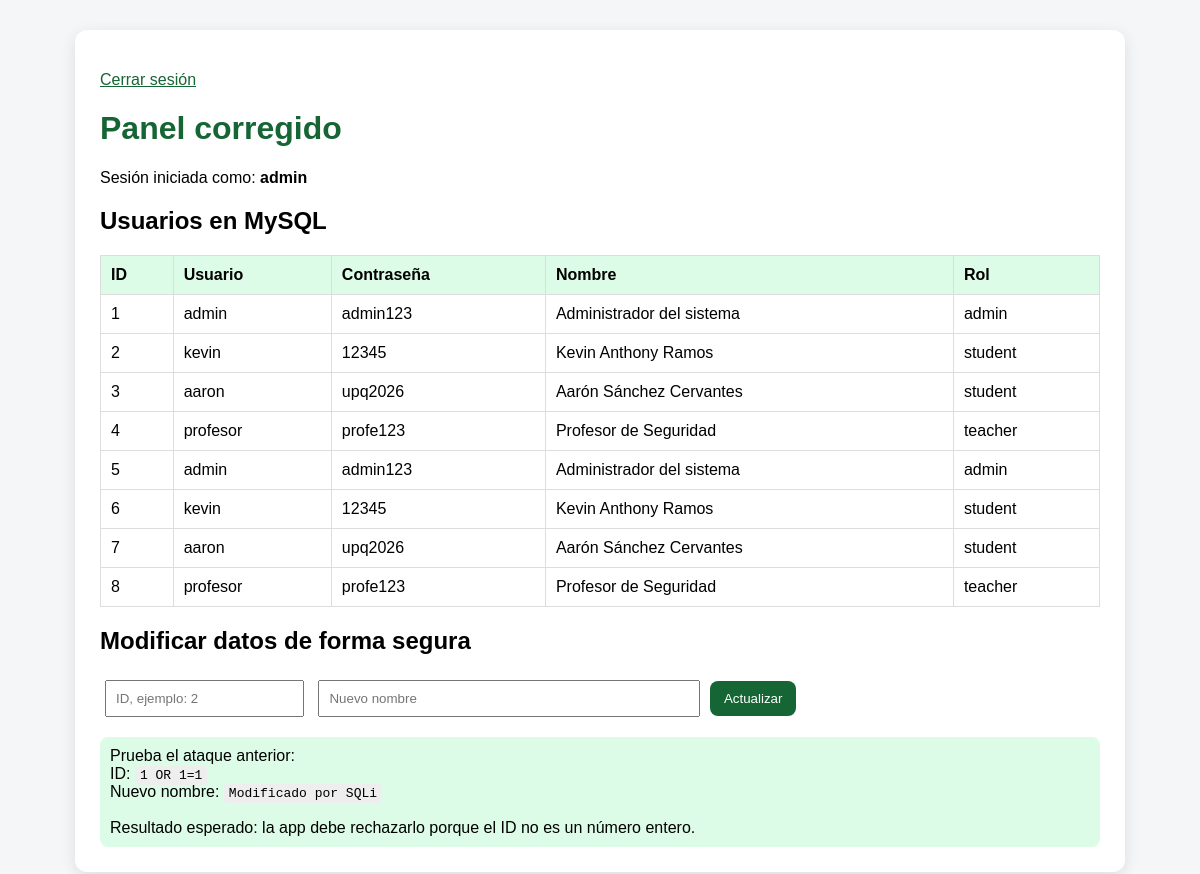
/02_app_corregida/public/dashboard.php (signed in), run on the app's committed database.
### tables this page shows
CREATE TABLE IF NOT EXISTS users (
  id INT AUTO_INCREMENT PRIMARY KEY,
  username VARCHAR(50) NOT NULL,
  password VARCHAR(50) NOT NULL,
  full_name VARCHAR(120) NOT NULL,
  role VARCHAR(30) NOT NULL
);

### 02_app_corregida/public/dashboard.php (the view, shortened to what this page needs)
<?php
require_once 'db.php';
$stmt = $pdo->query('SELECT id, username, password, full_name, role FROM users ORDER BY id');
$users = $stmt->fetchAll(PDO::FETCH_ASSOC);
?>
<!DOCTYPE html>
<html lang="es">
<head>
</head>
<body>
<div class="container">
    <p><a href="logout.php">Cerrar sesión</a></p>
    <h1>Panel corregido</h1>
    <p>Sesión iniciada como: <strong><?= htmlspecialchars($_SESSION['user']['username']) ?></strong></p>
    <h2>Usuarios en MySQL</h2>
    <table>
        <tr>
            <th>ID</th>
            <th>Usuario</th>
            <th>Contraseña</th>
            <th>Nombre</th>
            <th>Rol</th>
        </tr>
        <?php foreach ($users as $u): ?>
            <tr>
                <td><?= htmlspecialchars($u['id']) ?></td>
                <td><?= htmlspecialchars($u['username']) ?></td>
                <td><?= htmlspecialchars($u['password']) ?></td>
                <td><?= htmlspecialchars($u['full_name']) ?></td>
                <td><?= htmlspecialchars($u['role']) ?></td>
            </tr>
        <?php endforeach; ?>
    </table>
    <h2>Modificar datos de forma segura</h2>
    <form method="POST">
        <input type="text" name="id" placeholder="ID, ejemplo: 2" required>
        <input type="text" name="full_name" placeholder="Nuevo nombre" required style="width:360px;">
        <button type="submit">Actualizar</button>
    </form>
    <div class="hint">
        Prueba el ataque anterior:<br>
        ID: <code>1 OR 1=1</code><br>
        Nuevo nombre: <code>Modificado por SQLi</code><br><br>
        Resultado esperado: la app debe rechazarlo porque el ID no es un número entero.
    </div>
</div>
</body>
</html>

### 02_app_corregida/public/dashboard.php (style rules this page uses)
body { font-family: Arial, sans-serif; background:#f4f6f8; margin:0; }
.container { max-width: 1000px; margin:30px auto; background:white; padding:25px; border-radius:12px; box-shadow:0 4px 15px rgba(0,0,0,.1); }
h1 { color:#166534; }
table { width:100%; border-collapse:collapse; margin-top:15px; }
th, td { border:1px solid #ddd; padding:10px; text-align:left; }
th { background:#dcfce7; }
input { padding:9px; margin:5px; }
button { padding:10px 14px; background:#166534; color:white; border:0; border-radius:8px; cursor:pointer; }
.hint { background:#dcfce7; padding:10px; border-radius:8px; margin-top:15px; }
a { color:#166534; }
code { background:#eee; padding:2px 5px; border-radius:4px; }

### data on the page
users: id "1", username "admin", password "admin123", full_name "Administrador del sistema", role "admin"
users: id "2", username "kevin", password "12345", full_name "Kevin Anthony Ramos", role "student"
users: id "3", username "aaron", password "upq2026", full_name "Aarón Sánchez Cervantes", role "student"
users: id "4", username "profesor", password "profe123", full_name "Profesor de Seguridad", role "teacher"
users: id "5", username "admin", password "admin123", full_name "Administrador del sistema", role "admin"
users: id "6", username "kevin", password "12345", full_name "Kevin Anthony Ramos", role "student"
users: id "7", username "aaron", password "upq2026", full_name "Aarón Sánchez Cervantes", role "student"
users: id "8", username "profesor", password "profe123", full_name "Profesor de Seguridad", role "teacher"

### other printed values
$_SESSION['user']['username'] "admin"
